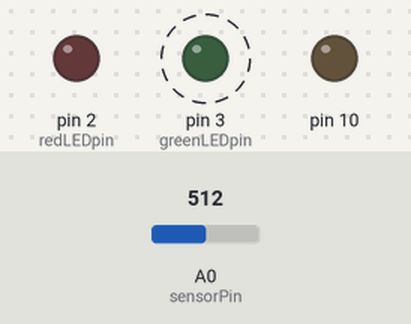
The sketch below on a simulated Arduino Uno, built with avr-gcc and run on an emulated ATmega328P. Shown: output pins drawn as LEDs (lit = HIGH). Dashed ring = blinking. The inputs (shaded band) are chosen by the test bench; at power-on: A0 (sensorPin) = 512. The local clock reads 2024-03-15 10:24:30 at power-on unless the sketch sets it; storage starts empty; what the sketch prints to the serial monitor is not drawn.

Above: at 0.2 s.
Timing chart, 0 to 3.0 s (numbered marks = the images above):
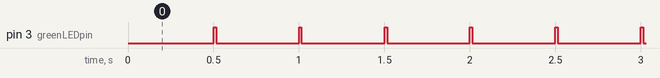

The sketch:

Data_Logging.ino
```cpp
#include "SD.h"
#include <Wire.h>
#include <RTClib.h>
RTC_DS1307 RTC; // define the Real Time Clock object

// A simple data logger for the Arduino analog pins
#define LOG_INTERVAL  500 // mills between entries
#define ECHO_TO_SERIAL   1 // echo data to serial port
#define WAIT_TO_START    0 // Wait for serial input in setup()

// the digital pins that connect to the LEDs
#define redLEDpin 2
#define greenLEDpin 3

// The analog pins that connect to the sensors
#define sensorPin 0           // photocellPin >> analog 0

// for the data logging shield, we use digital pin 10 for the SD cs line
const int chipSelect = 10;

// the logging file
File logfile;

void error(char *str)
{
  Serial.print("error: ");
  Serial.println(str);

  // red LED indicates error
  digitalWrite(redLEDpin, HIGH);

  while(1);
}

void setup() {
      Serial.begin(9600);
      Serial.println();
      /*
      #if WAIT_TO_START
        Serial.println("Type any character to start");
        while (!Serial.available());
      #endif //WAIT_TO_START
    */
      // initialize the SD card
      Serial.print("Initializing SD card...");
      // make sure that the default chip select pin is set to
      // output, even if you don't use it:
      pinMode(10, OUTPUT);

      // see if the card is present and can be initialized:
      if (!SD.begin(chipSelect)) {
        Serial.println("Card failed, or not present");
        // don't do anything more:
        return;
      }
      Serial.println("card initialized.");

      // create a new file
      char filename[] = "DATA00.TXT";
      for (uint8_t i = 0; i < 100; i++) {
        filename[4] = i/10 + '0';
        filename[5] = i%10 + '0';
        if (! SD.exists(filename)) {
          // only open a new file if it doesn't exist
          logfile = SD.open(filename, FILE_WRITE);
          break;  // leave the loop!
        }
      }

      if (! logfile) {
        error("couldnt create file");
      }

      Serial.print("Logging to: ");
      Serial.println(filename);

      Wire.begin();
      if (!RTC.begin()) {
        logfile.println("RTC failed");
     #if ECHO_TO_SERIAL
         Serial.println("RTC failed");
     #endif  //ECHO_TO_SERIAL
      }

      logfile.println("millis,time,light,temp");
     #if ECHO_TO_SERIAL
      Serial.println("millis,time,light,temp");
     #endif ECHO_TO_SERIAL  // attempt to write out the header to the file
     /* if (logfile.writeError || !logfile.sync()) {
        error("write header");
      }
      */
      pinMode(redLEDpin, OUTPUT);
      pinMode(greenLEDpin, OUTPUT);
}

void loop(void)
{
      // delay for the amount of time we want between readings
      delay((LOG_INTERVAL -1) - (millis() % LOG_INTERVAL));

      digitalWrite(greenLEDpin, HIGH);

      // log milliseconds since starting
      uint32_t m = millis();
      logfile.print(m);           // milliseconds since start
      logfile.print(", ");
    #if ECHO_TO_SERIAL
      Serial.print(m);         // milliseconds since start
      Serial.print(", ");
    #endif

      // fetch the time
      DateTime now = RTC.now();
      // log time
      //logfile.print(now.get()); // seconds since 2000
      logfile.print(", ");
      logfile.print(now.year(), DEC);
      logfile.print("/");
      logfile.print(now.month(), DEC);
      logfile.print("/");
      logfile.print(now.day(), DEC);
      logfile.print(" ");
      logfile.print(now.hour(), DEC);
      logfile.print(":");
      logfile.print(now.minute(), DEC);
      logfile.print(":");
      logfile.print(now.second(), DEC);
    #if ECHO_TO_SERIAL
      //Serial.print(now.get()); // seconds since 2000
      //Serial.print(", ");
      Serial.print(now.year(), DEC);
      Serial.print("/");
      Serial.print(now.month(), DEC);
      Serial.print("/");
      Serial.print(now.day(), DEC);
      Serial.print(" ");
      Serial.print(now.hour(), DEC);
      Serial.print(":");
      Serial.print(now.minute(), DEC);
      Serial.print(":");
      Serial.print(now.second(), DEC);
    #endif //ECHO_TO_SERIAL
      int sensorReading = analogRead(sensorPin);
      delay(10);
      logfile.print(", ");
      logfile.println(sensorReading);
      logfile.flush();
      //logfile.close();
    #if ECHO_TO_SERIAL
      Serial.print(", ");
      Serial.println(sensorReading);
    #endif //ECHO_TO_SERIAL
      digitalWrite(greenLEDpin, LOW);
}
```

Measured:
- by itself, pin 3 (greenLEDpin): alternates HIGH for 0.01 s and LOW for 0.49 s
